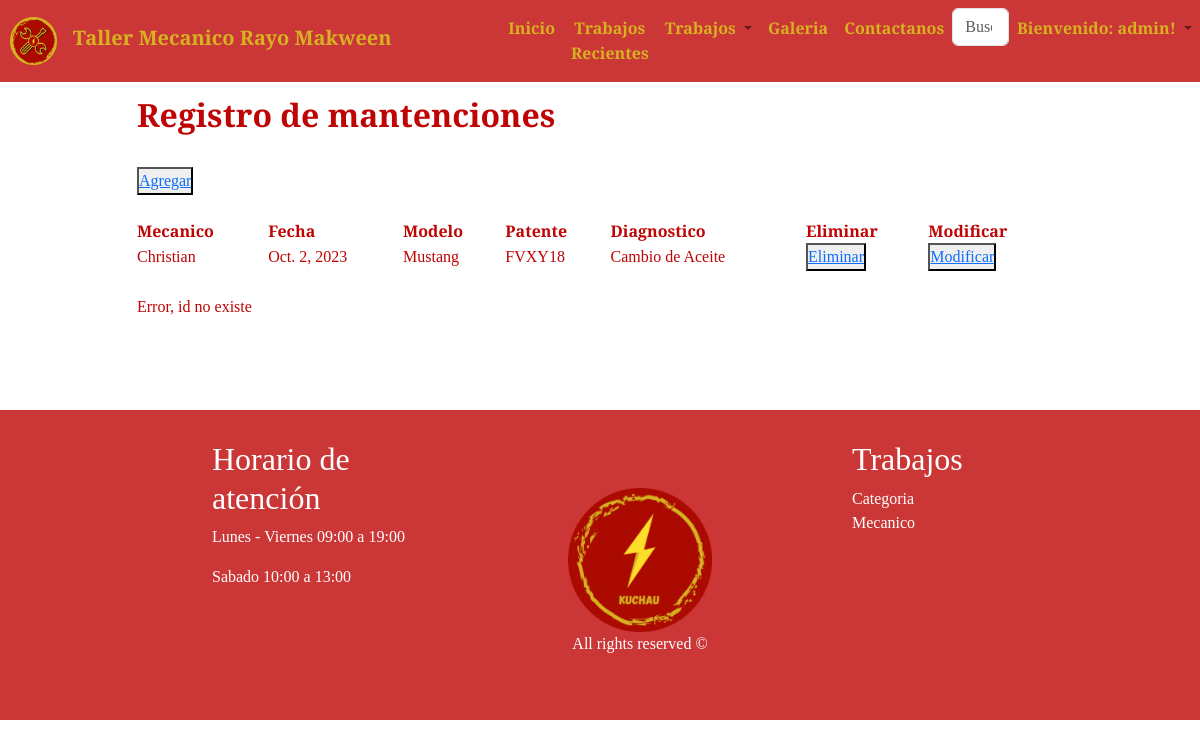
The page /taller/atencionEdit/crud_atencion (signed in) on the database its author committed.
### taller/models.py (models this page shows)
class Atencion(models.Model):
    id_atencion     = models.AutoField(primary_key=True, db_column='idAtencion')
    mecanico        = models.ForeignKey('Mecanico',on_delete=models.CASCADE, db_column='rut')
    fecha_atencion  = models.DateField(blank=False, null=False)
    modelo          = models.CharField(max_length=20)
    patente         = models.CharField(max_length=20)
    diagnostico     = models.CharField(max_length=100)
    id_mantencion   = models.ForeignKey('Mantencion', on_delete=models.CASCADE, db_column='idMantencion')
    cantidad        = models.CharField(max_length=20)
    valor           = models.CharField(max_length=20)

class Mecanico(models.Model):
    rut              = models.CharField(db_column='rut', primary_key=True,max_length=10)
    nombre           = models.CharField(max_length=20)
    apellido_paterno = models.CharField(max_length=20)
    apellido_materno = models.CharField(max_length=20)
    fecha_nacimiento = models.DateField(blank=False, null=False)
    id_genero        = models.ForeignKey('Genero',on_delete=models.CASCADE, db_column='idGenero')
    telefono         = models.CharField(max_length=45)
    email            = models.EmailField(unique=True, max_length=100, blank=True, null=True)
    direccion        = models.CharField(max_length=50, blank=True, null=True)

### taller/views.py (the view)
# urls.py: path('atencionEdit/<str:pk>', views.atencionEdit, name='atencionEdit'),
def atencionEdit(request,pk):
    try:
        atencion=Atencion.objects.get(id_atencion=pk)
        context={}
        if atencion:
            print("Edit encontró la atencion")
            if request.method == "POST":
                print("Edit, es un post")
                form=AtencionForm(request.POST,instance=atencion)
                form.save()
                mensaje="Datos actualizados"
                print(mensaje)
                context={'atencion':atencion,'form':form,'mensaje':mensaje}
                return render(request,'taller/atencion_edit.html',context)
            else:
                print("Edit, no es un post")
                form=AtencionForm(instance=atencion)
                mensaje=""
                context={'atencion':atencion,'form':form,'mensaje':mensaje}
                return render(request,'taller/atencion_edit.html',context)
    except:
        print("Error, id no existe")
        atenciones=Atencion.objects.all()
        mensaje="Error, id no existe"
        context={'mensaje':mensaje,'atenciones':atenciones}
        return render(request,'taller/atencion_list.html',context)

### taller/templates/taller/atencion_list.html (shortened to what this page needs)
{% load static %}
<!DOCTYPE html>
<html lang="en">
<head>
    <link rel="stylesheet" href="https://stackpath.bootstrapcdn.com/bootstrap/4.1.3/css/bootstrap.min.css"
>
    <link rel="stylesheet" href="{% static 'img/iconos/css/fontello.css' %}">
    <link rel="stylesheet" href="{% static 'ext/bootstrap/css/bootstrap.min.css' %}">
    <link rel="stylesheet" href="{% static 'css/keyframes.css' %}">
    <link rel="stylesheet" href="{% static 'css/banner.css' %}">
    <link rel="stylesheet" href="{% static 'css/style.css' %}">
</head>
<body>
    <header>
        <nav class="my_navbar navbar navbar-expand-lg navbar-light bg-light fixed-top">
          <a class="navbar-brand pad_l" href="index"> <img  style="max-width: 10%;" src="{% static 'img/Llave.png' %}" class="img-fluid" alt="Logo" width="20%">
          <b class="color_nav">&nbsp Taller Mecanico Rayo Makween</b></a>
          <div class="collapse navbar-collapse" id="navbarSupportedContent">
            <ul class="navbar-nav mr-auto">
              <li class="nav-item active">
                <a class="nav-link" href="index"><b class="color_nav">Inicio</b><span class="sr-only">(current)</span></a>
              </li>
              <li class="nav-item">
                <a class="nav-link" href="trabajosrecientes"><b class="color_nav">Trabajos Recientes</b></a>
              </li>
              <li class="nav-item dropdown">
                <a class="nav-link dropdown-toggle" href="#" id="navbarDropdown" role="button" data-toggle="dropdown"
                  aria-haspopup="true" aria-expanded="false">
                  <b class="color_nav">Trabajos</b>
                </a>
              </li>
              <li class="nav-item">
                <a class="nav-link" href="galeria"><b class="color_nav">Galeria</b></a>
              </li>
              <li>
              <li class="nav-item">
                <a class="nav-link" href="contactanos"><b class="color_nav">Contactanos</b></a>
              </li>
              <li>
                  <input class="form-control" type="search" placeholder="Buscar">
              </li>
              <li class="nav-item dropdown">
                <a class="nav-link dropdown-toggle" href="#" id="navbarDropdown" role="button" data-toggle="dropdown"
                  aria-haspopup="true" aria-expanded="false">
                  <b class="color_nav">{% if user.is_authenticated %}
                                        Bienvenido: {{user.username}}!
                                        {% else %}
                                        <a href="http://127.0.0.1:8000/accounts/login"><b>Acceder</b></a>
                                       {% endif %}
                  </b>
                </a>
              </li>
            </ul>
          </div>
        </nav>
      </header>
    <section>
        <div class="container">
            <div class="row color_cont">
                <div class="col-md-1"></div>
                <div class="col-md-10" style="padding-bottom: 2%;">
                    <br><br><br><br>
                    <div class="row text-left">
                        <h2><b> Registro de mantenciones</b></h2>
                    </div>
                    <div class="list-group">
                        <br>
                        <button type="button" style="width: fit-content;">
                            <a href="{% url 'atencionAdd' %}">Agregar</a>
                        </button><br>
                        <table>
                            {% if atenciones %}
                                <th>Mecanico</th>
                                <th>Fecha</th>
                                <th>Modelo</th>
                                <th>Patente</th>
                                <th>Diagnostico</th>
                                <th>Eliminar</th>
                                <th>Modificar</th>
                                {% for x in atenciones %}
                                    <tr>
                                        <td>{{ x.mecanico.nombre }}</td>
                                        <td>{{ x.fecha_atencion }}</td>
                                        <td>{{ x.modelo }}</td>
                                        <td>{{ x.patente }}</td>
                                        <td>{{ x.diagnostico }}</td>
                                        <td><button type="button">
                                            <a href="{% url 'atencionDel' pk=x.id_atencion %}">Eliminar</a>
                                        </button></td>
                                        <td><button type="button">
                                            <a href="{% url 'atencionEdit' pk=x.id_atencion %}">Modificar</a>
                                        </button></td>
                                    </tr>
                                {% endfor %}
                            {% endif %}
                        </table><br>
                        <div id="idMensajes">
                            {% if mensaje %}
                            {{mensaje}}
                            {% endif %}
                        </div><br><br>
                    </div>
                </div>
                <div class="col-md-1"></div>
            </div>
        </div>
    </section>
    <footer>
        <div class="cont_footer">
            <div class="container">
                <div class="row">
                    <div class="col-md-1"></div>
                    <div class="col-md-3">
                        <h2>Horario de atención</h2>
                        <p>Lunes - Viernes 09:00 a 19:00</p>
                        <p>Sabado 10:00 a 13:00</p>
                    </div>
                    <div class="col-md-1"></div>
                    <div class="col-md-3 cont_img_footer">
                        <img src="{% static 'img/Footer.png' %}" class="img-fluid" alt="Footer" width="auto">
                        <p> All rights reserved ©</p>
                    </div>
                    <div class="col-md-1"></div>
                    <div class="col-md-3">
                        <h2>Trabajos</h2>
                        <a href="categoria">Categoria</a>
                        <a href="mecanico">Mecanico</a>
                    </div>
                </div>
            </div>
        </div>
    </footer>
</body>
</html>

### taller/static/css/banner.css (style rules this page uses)
.pad_l { padding-left: 10px; }

### taller/static/css/style.css (style rules this page uses)
* { margin: 0%; padding: 0; box-sizing: border-box; }
body { font-family: 'Cormorant Garamond', serif; }
.my_navbar { background-color: rgba(190, 4, 4, 0.8) !important; }
.my_navbar div, .my_navbar ul { background-color: transparent !important; text-align: center; }
.form-control { align-items: center; }
.color_nav { color: #D6B221; }
.color_cont { color: rgba(190, 4, 4); }
.cont_footer { background-color: rgba(190, 4, 4, 0.8); padding: 10%; padding-bottom: 0; padding-top: 30px; color: white; margin-top: 20px; text-align: left; }
.cont_footer a { color: white; text-decoration: none; display: block; padding-bottom: 0; text-align: left; }
.cont_img_footer { padding: 5%; float: center; max-width: 30%; text-align: center; }

### rows shown on the page
Atencion: mecanico.nombre "Christian", fecha_atencion "Oct. 2, 2023", modelo "Mustang", patente "FVXY18", diagnostico "Cambio de Aceite"

### other values the page prints
{{ user.username }} "admin"
{{ mensaje }} "Error, id no existe"
